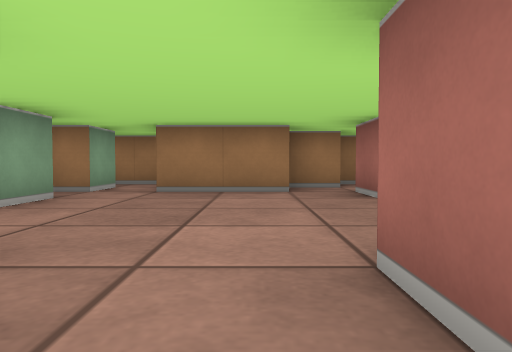
[1] (above)

12 first-person views from a walk through a cub3D ray-caster map. The camera is about half as high as the walls, tilts 2° down and sees 70° across. The floor is counted in squares. Each view is taken from the middle of a square. On the plan, view 1 faces up. The plan holds only what a view shows up to about 9 squares ahead; the rest is blank.

[2]
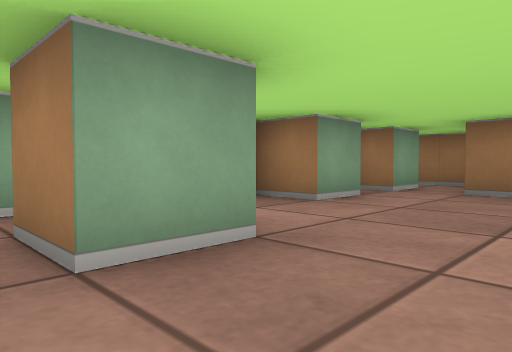

[3]
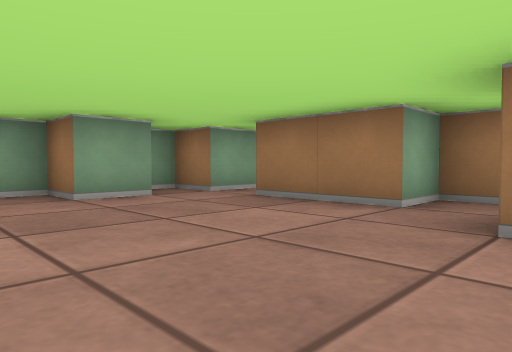

[4]
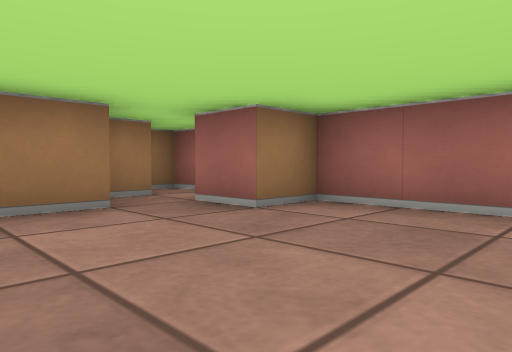

[5]
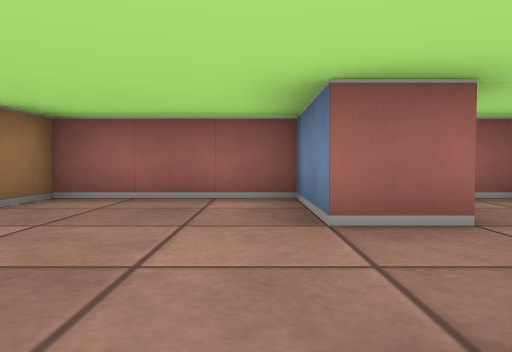

[6]
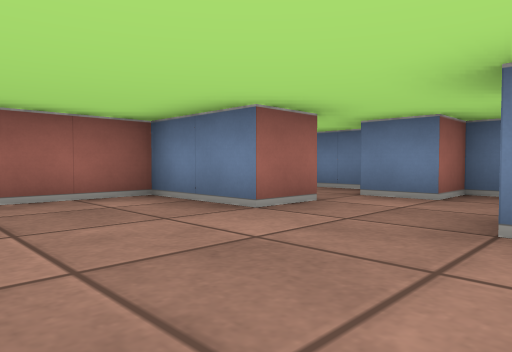

[7]
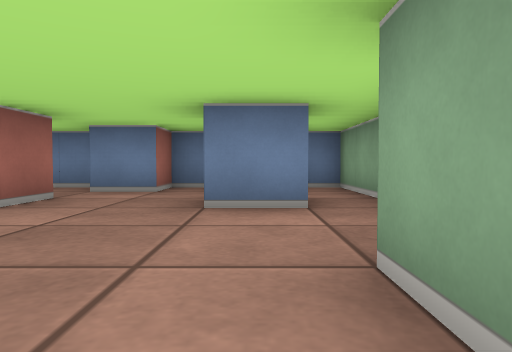

[8]
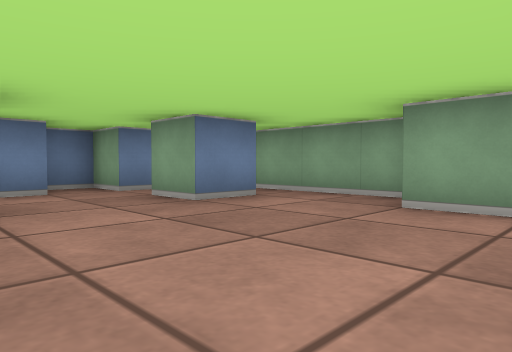

[9]
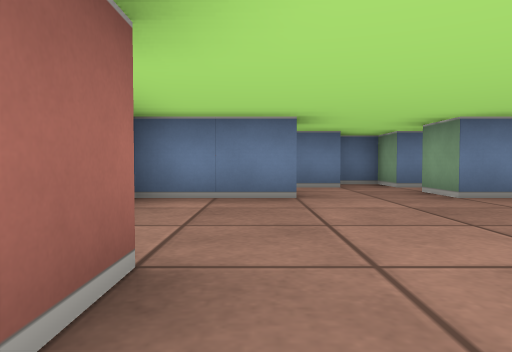

[10]
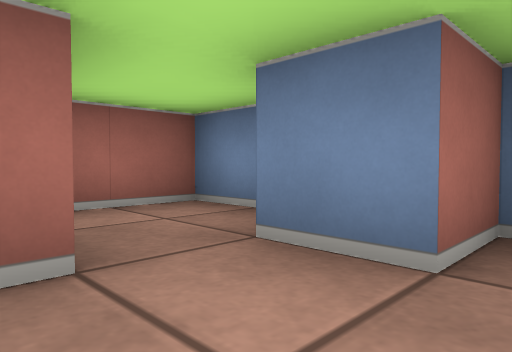

[11]
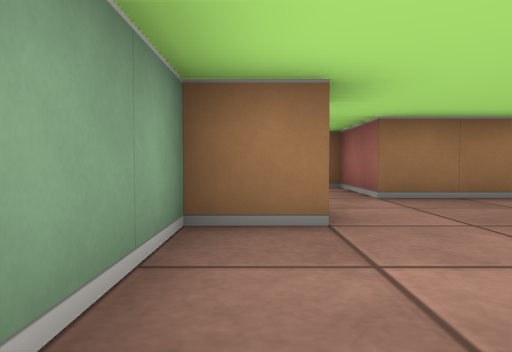

[12]
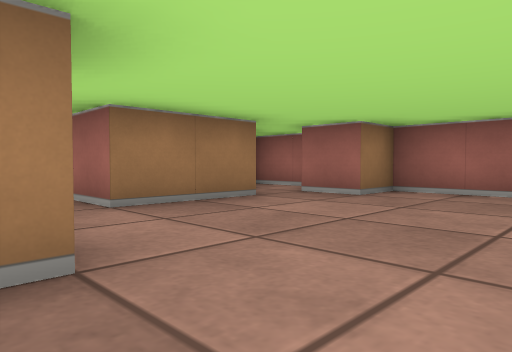

### Floor plan
Ten units are one square. View 1 is at (0, 0); x grows to the right and y downward. Boxes are objects, and circles mark ways between rooms. Rooms are numbered by the first view taken in them; rooms with no view inside come last. Other rooms are left out.
<svg viewBox="-40 -80 70 100">
<path fill="none" stroke="#000" d="M-26 -15 -15 -15 -15 -5 -25 -5M-25 -46 -25 -35 -35 -35 -35 15 -29 15M5 -4 5 -15 25 -15 25 -45 15 -45 15 -55M-21 5 -15 5 -15 15 -5 15 -5 5 5 5M-25 -65 -25 -55 -35 -55 -35 -50M16 -65 5 -65 5 -55 -15 -55 -15 -75 -30 -75M25 -62 25 -75 18 -75M9 15 25 15 25 1"/>
<circle cx="0" cy="0" r="3" fill="#2a7"/>
<text x="-10" y="-30">1</text>
<text x="10" y="0">2</text>
</svg>
Room 1 opens to room 2.

Where each view was taken, in squares from view 1:
view 1: 0 up, 0 right, facing up
view 2: 0 up, 0 right, facing up-left
view 3: 2 up, 2 right, facing up-left
view 4: 2 up, 1 left, facing up-right
view 5: 2 up, 2 left, facing right
view 6: 4 up, 2 left, facing down-right
view 7: 5 up, 2 left, facing down
view 8: 5 up, 1 right, facing down-left
view 9: 6 up, 1 right, facing down
view 10: 1 up, 1 left, facing down-right
view 11: 1 up, 3 left, facing up
view 12: 2 up, 3 left, facing up-right
